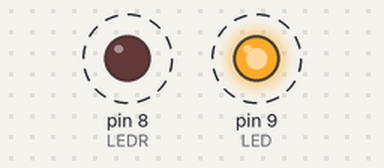
Simulated run of this sketch. Board: Arduino Uno, built with avr-gcc and run on an emulated ATmega328P. On the bench: output pins drawn as LEDs (lit = HIGH). Dashed ring = blinking.

Above: at 0.2 s.
Timing chart, 0 to 3.0 s (numbered marks = the images above):
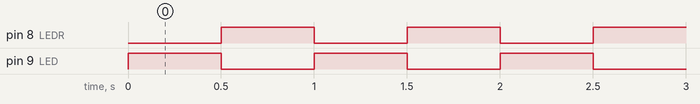

Measured:
- by itself, pin 8 (LEDR), pin 9 (LED): alternates HIGH for 0.50 s and LOW for 0.50 s

The sketch:

LED2C.ino
```cpp
const int  LED=9;
const int  LEDR=8;

void setup() {
pinMode(LED, OUTPUT);
pinMode(LEDR, OUTPUT);
}

void loop() {
digitalWrite(LED, HIGH);
digitalWrite(LEDR, LOW);
delay(500);
digitalWrite(LED, LOW);
digitalWrite(LEDR, HIGH);
delay(500);
}
```
